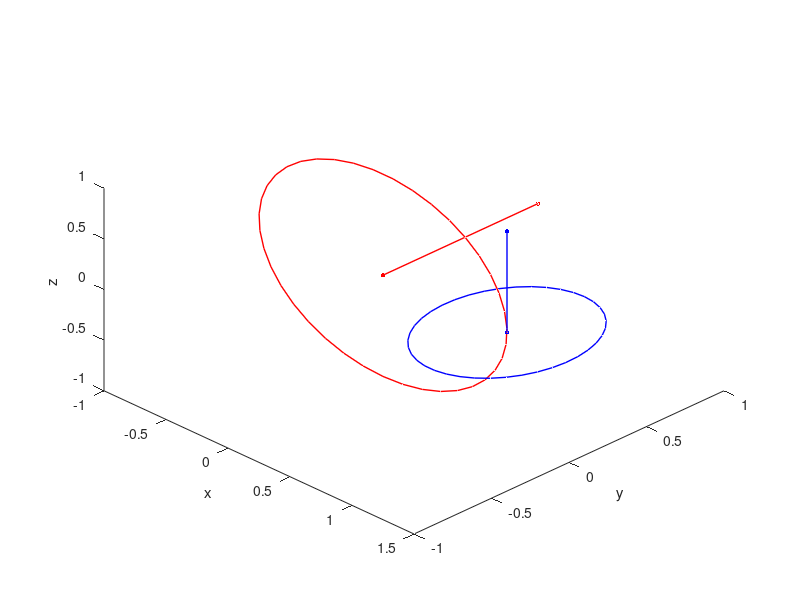

This figure's MATLAB source: (Note: this script raises an error after producing the figure.)
function testdistanceCircleCircle3D
% tests the function  distanceCircleCircle3D(N0, r0, C0, N1, r1, C1 )
% based on https://www.geometrictools.com/Documentation/DistanceToCircle3.pdf
%
% Aaron Becker, atbecker@uh.edu
%  Draws the circles, their closest points, and (optionally) the minimum
%  radius to make the tori touch.
%

format compact
showTorus = true;
% two circles in 3D: WORKS! His code reverses order of polyomials from Matlab's
% computeAnddrawSolutions( figNum, N0, r0, C0, N1, r1, C1  )
% computeAnddrawSolutions( 1 , [1,0,0] , 2, [0,0,0], [0,1,0], 3, [3,4,1] ) %WORKS
% computeAnddrawSolutions( 2 , [1,0,0] , 2, [0,0,0], [0,1,0], 3, [3,1,1]) %WORKS
% computeAnddrawSolutions( 3 , [1,0,0] , 2, [0,0,0], [0,1,0], 3, [3,0,0]  )  % WORKS!
% computeAnddrawSolutions( 4 , [1,0,0] , 2, [0,0,0], [0,1,0], 3, [3,1,0]  ) % Works -- (had to eliminate small imaginary parts)
% computeAnddrawSolutions( 5 , [1,0,0] , 2, [0,0,0], [0,1,0], 4, [3,1,0]  )  % Success two solutions!
% computeAnddrawSolutions( 6 , [1,0.1,0] , 2, [0,0,0], [0,1,0], 4, [3,1,0]  )  % Success two solutions!
% computeAnddrawSolutions( 7 , [1,0.1,0] , 4, [0,0,0], [0,1,0], 4, [3,1,0]  )  % Success two solutions!
% computeAnddrawSolutions( 8, [1,0.1,0] , 4, [0,0,0], [.4,1,0], 4, [3,1,0]  )  % Success two solutions!
% computeAnddrawSolutions( 9, [0,1,0], 1, [0,0,0], [0,0,1], 1, [1.01,0,0]  )  % Success one solution!
%computeAnddrawSolutions( 10, [0,1,0], 1, [0,0,0], [0,0,1], 1, [1,0,0]  )  % added 0 case if no roots found -- special case if orthogonal and centered on the other circle?
computeAnddrawSolutions( 10, [0,1,0], 1, [0,0,0], [0,0,1], 0.5, [1,0,0]  )  % used to fail -- special case if orthogonal and centered on the other circle? fails if r1  = 0.5, 1, 1.5,2,2.5, 4.5

%computeAnddrawSolutions( 10, [0,1,0], 1, [0,0,0], [0,0,1], 1, [1,0.16,0])  % Success -- used to have problems, fixed with numerical precision

%computeAnddrawSolutions( 10, [0,1,0], 1, [0,0,0], [0,0,1], 1, [1,0.06,0]  )  % looks like the wrong intersecction to me.  The toroids are overlapping
%computeAnddrawSolutions( 10, [0,1,0], 1, [0,0,0], [0,0,1], 1, [1,0.16,0]  )  %fixed

%computeAnddrawSolutions( 10, [0,0,1], 1, [1,-0.1,0],[0,1,0], 1, [0,0,0]  )  % works if I swap the torus.

computeAnddrawSolutions( 12, [0,1,0], 1, [0,0,0], [0,.1,1], 2, [1,0,0]  )  % works -- special case if orgthogonal?
%computeAnddrawSolutions( 11, [0,1,1], 1, [0,0,0], [0,0,1], 1, [1,0,0]  )  % works -- 2 solutions


% generate a case to check the roots of p6 instead of phi.
%computeAnddrawSolutions( 13 , [0,0,1] ,2 , [0,0,0], [1,0,0], 2, [0,0,2]  ) % 5.3 Circles in Nonparallel Planes but Centers on Normal Line

% % % % the planar cases: they seem to work!
% figure(20)
% showTorus = false;
% computeAnddrawSolutions( [4,3,1] , [0,0,1] ,2 , [0,0,0], [0,0,1], 2, [0,0,0]  ) % equal circles, works
% computeAnddrawSolutions( [4,3,2] , [0,0,1] ,3 , [0,0,0], [0,0,1], 2, [0,0,0]  ) % concentric circles, works
% computeAnddrawSolutions( [4,3,3] , [0,0,1] ,3 , [0,0,0], [0,0,1], 2, [4,0,0]  ) % overlapping circles 1, works
% computeAnddrawSolutions( [4,3,4],  [0,0,1] ,3 , [0,0,0], [0,0,1], 2, [3,2,0]  ) % overlapping circles 2, works
% computeAnddrawSolutions( [4,3,5] , [0,0,1] ,0.6 , [0,0,0], [0,0,1], 1.2, [3,2,0]  ) % separate circles 1, works
% computeAnddrawSolutions( [4,3,6] , [0,0,1] ,0.6 , [0,0,0], [0,0,1], 1.2, -[3,2,0]  ) % separate circles 2, works
% computeAnddrawSolutions( [4,3,7] , [0,0,1] ,1 , [0,0,0], [0,0,1], 2, -[3,0,0]  ) % touching circles 1, works
% computeAnddrawSolutions( [4,3,8] , [0,0,1] ,1 , [0,0,0], [0,0,1], 2, -[1,0,0]  ) % touching circles 1, works
% computeAnddrawSolutions( [4,3,9] , [0,0,1] ,4 , [0,0,0], [0,0,1], 2.5, -[1,0,0]  ) % inside circles 1, works
% computeAnddrawSolutions( [4,3,10] , [0,0,1] ,3 , [0,0,0], [0,0,1], 4.6, -[1,0,0]  ) % inside circles 1, works




    function computeAnddrawSolutions( figNum, N0, r0, C0, N1, r1, C1  )


        if numel(figNum) == 1
            figure(figNum); clf;
            view(45,45)
        else
            subplot(figNum(1),figNum(2),figNum(3));cla;
        end
        plotCircle(N0, C0,r0, 'r', 1)
        plotCircle(N1, C1,r1, 'b', 1)
        hold on

        result = distanceCircleCircle3D(N0, r0, C0, N1, r1, C1 );
        result
        if showTorus
            drawTorus(N0, r0, C0, result.distance/2,'r')
            drawTorus(N1, r1, C1, result.distance/2,'b')
        end
        axis equal

        title(strcat('Min dist = ',num2str(result.distance, 3),", ",num2str(result.numClosestPairs), ' pairs, equidistant =  ',num2str(result.equidistant)))
        for i = 1:result.numClosestPairs
            plot3([result.circle0Closest(i,1),result.circle1Closest(i,1)],...
                [result.circle0Closest(i,2),result.circle1Closest(i,2)],...
                [result.circle0Closest(i,3),result.circle1Closest(i,3)],'.-','color','k','LineWidth',1,'MarkerSize',12)

        end

        hold off
    end

    function plotCircle(n_vec, PtCenter,r, colorLine, lineWidth)
        % plots an arc of length theta about the circle with normal vector
        % n_vec, radius r, and center PtCenter, starting at position PtLeave, in
        % direction dir (-1 for CW, 1 for CCW).  The line is drawn in color
        % colorLine with width lineWidth
        n_vec = n_vec/norm(n_vec); %ensure it is a unit vector
        theta = linspace(0,2*pi,40)';  % Draw the arc path
        [U,V,~] = ComputeOrthogonalComplement(n_vec);
        arc2Pts = PtCenter + U*r.*cos(theta) + V*r.*sin(theta);
        hold on
        harc = plot3( arc2Pts(:,1),arc2Pts(:,2),arc2Pts(:,3)); set(harc,'color' ,colorLine,'linewidth',lineWidth)
        plot3(PtCenter(1)+[0,n_vec(1)],PtCenter(2)+[0,n_vec(2)],PtCenter(3)+[0,n_vec(3)],'.-','color',colorLine,'MarkerSize',10,'linewidth',lineWidth);
        xlabel('x')
        ylabel('y')
        zlabel('z')
        hold off
    end

    function drawTorus(N, r, C, R,color)
        % draws a torus!
        N = N/norm(N); %normalize the matrix
        [theta,phi] = meshgrid(linspace(0,2*pi,20));

        x = (r + R*cos(theta)).*cos(phi);
        y = (r + R*cos(theta)).*sin(phi);
        z = R*sin(theta);

        if N(2)==0 && N(1)==0 % the longitude
            angRz = 0;
        else
            angRz = atan2(N(2), N(1));
        end
        angRz = angRz-pi/2;

        if N(3)==1  % the latitude
            angRx = 0;
        elseif N(3)==-1
            angRx = pi;
        else
            angRx = atan2(N(3),sqrt(N(1)^2+N(2)^2) )-pi/2;
        end
        % compute the rotation matrices.
        Rx = [1 0 0; 0 cos(angRx) -sin(angRx); 0 sin(angRx) cos(angRx)];
        Rz = [cos(angRz) -sin(angRz) 0; sin(angRz) cos(angRz) 0; 0 0 1];

        xF = x; yF = y; zF = z;
        for i = 1:numel(x)
            nCoord = Rz*Rx*[x(i);y(i);z(i)];
            xF(i) = nCoord(1); yF(i)= nCoord(2); zF(i)= nCoord(3);
        end
        %xyzR = Rx*Rz*[x;y;z];
        %coordFinal = subs(xyzR, t, pi/4);

        sPlot = surf(C(1)+ xF,C(2)+yF,C(3)+zF);
        %shading interp
        set(sPlot, 'facecolor',color,'EdgeColor', 'none')
        alpha(sPlot,0.1);
    end
    function [U,V,W] = ComputeOrthogonalComplement(W)
        % Robustly compute a right-handed orthonormal set { U, V, W }.
        % The vector W is guaranteed to be unit-length, in which case
        % there is no need to worry about a division by zero when
        % computing invLength.
        if (abs(W(1)) > abs(W(2)))
            % The component of maximum absolute value is either W[1]
            % or W[3].
            invLength = 1 / sqrt(W(1) * W(1) + W(3) * W(3));
            U = [ -W(3) * invLength, 0, +W(1) * invLength ];
        else
            % The component of maximum absolute value is either W[1]
            % or W[2].
            invLength = 1 / sqrt(W(2) * W(2) + W(3) * W(3));
            U = [0, +W(3) * invLength, -W(2) * invLength ];
        end
        V = cross(W, U);
    end


    function testTorus( N0, r0, C0  ) %#ok<DEFNU>
        % used to test plotting of the circle and torus in 3D.
        figure(1)
        clf;

        plotCircle(N0, C0,r0, 'r', 1)
        hold on
        drawTorus(N0, r0, C0, r0/2,'r')

        axis equal
        hold off
    end
end